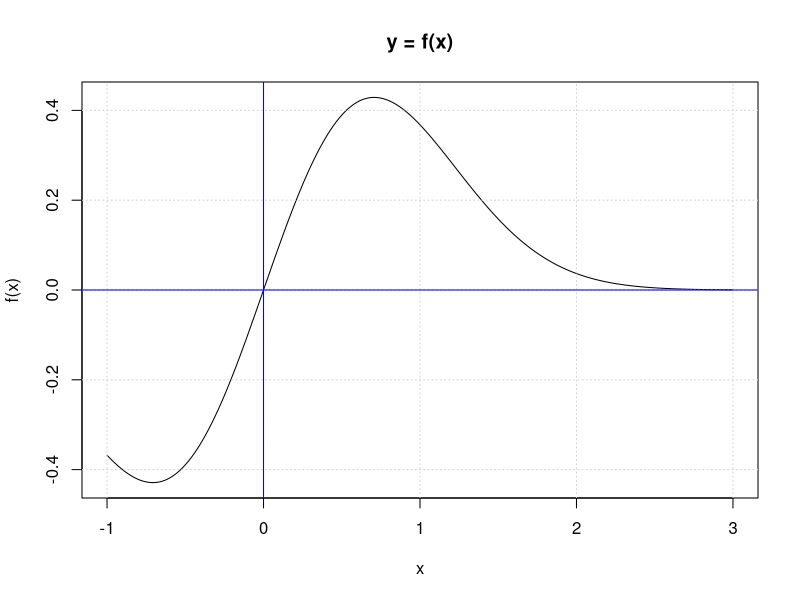
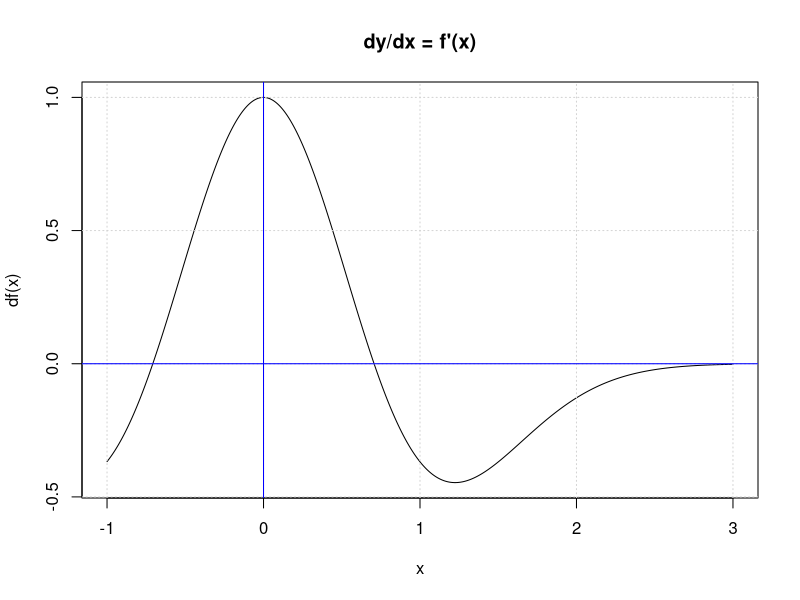
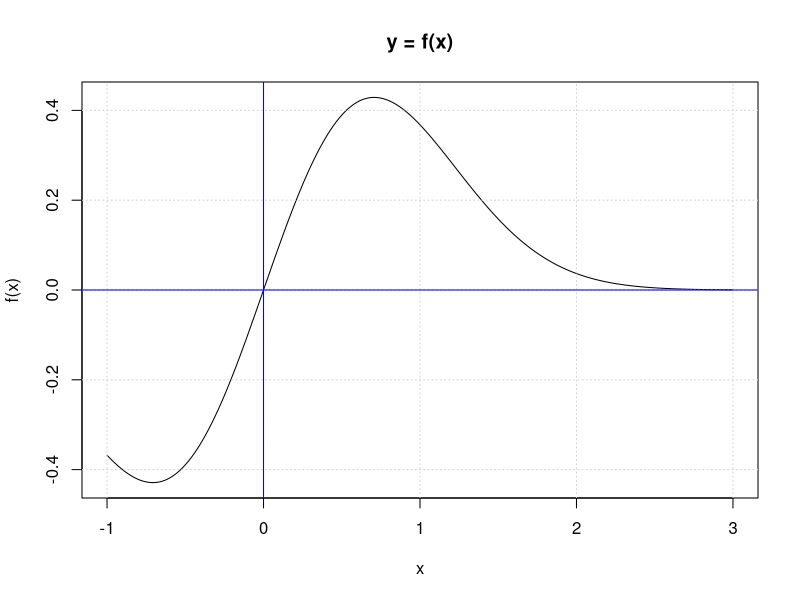
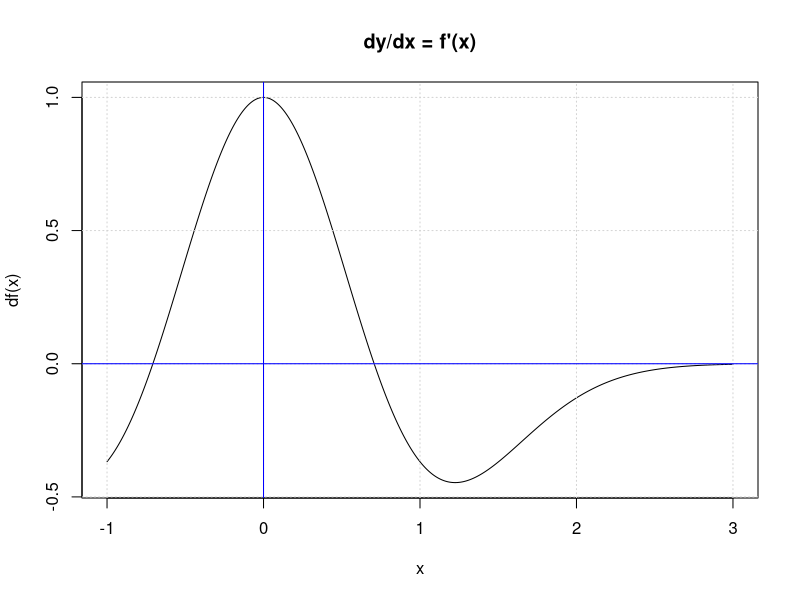
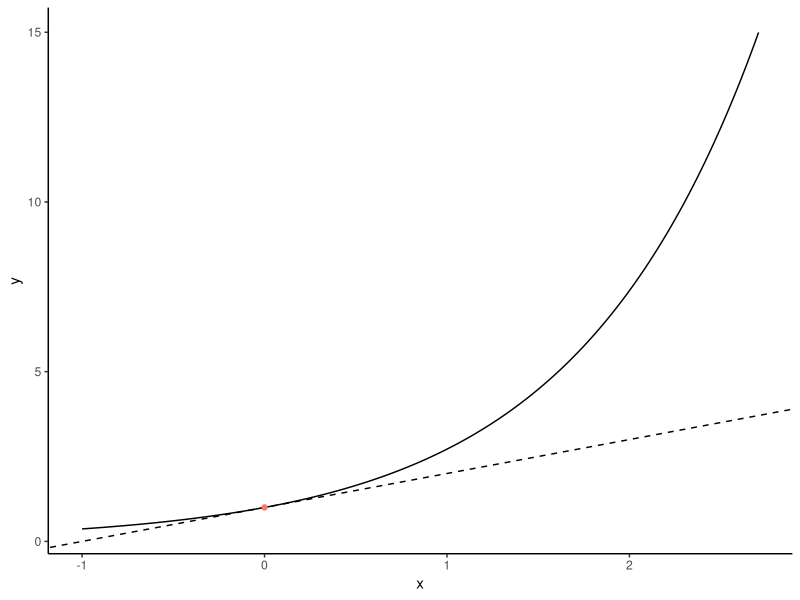
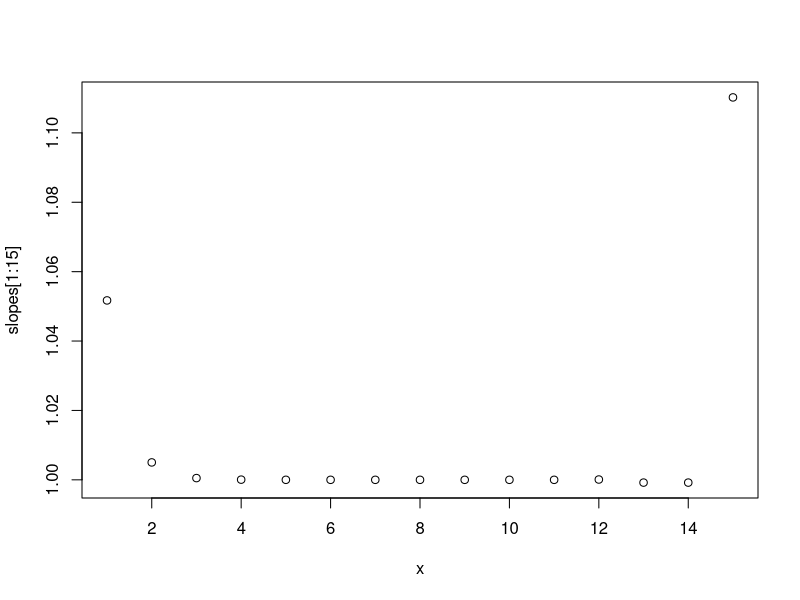
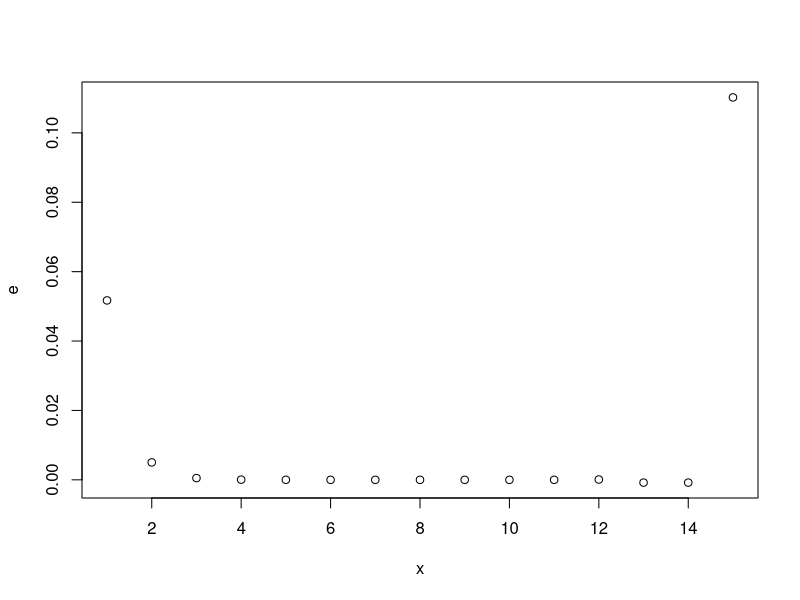
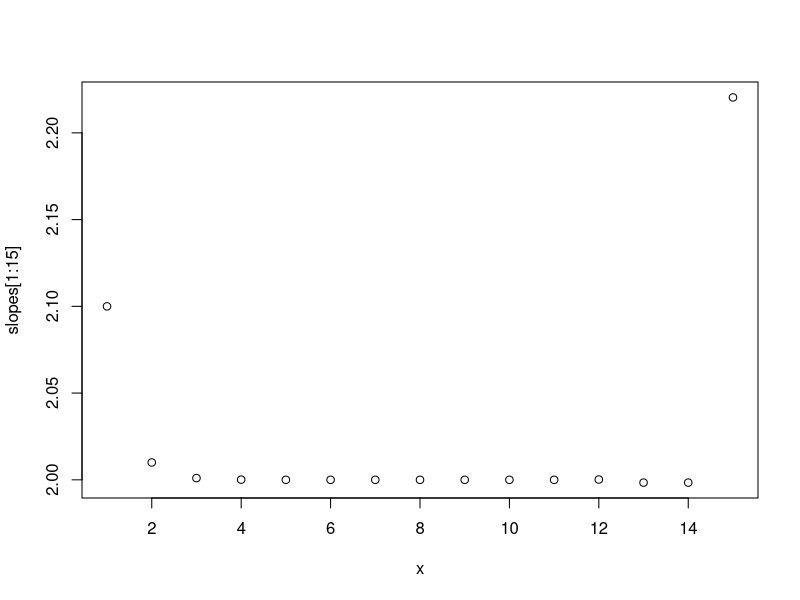

Source code (R) for these figures, in order:
## ---- chunk 1
D<-function(f,delta=.001) {
  fun=function(x){
  (f(x+delta)-f(x))/delta
  }
  return(fun)
}
f = function(x) {x*exp(-x^2)}
df = D(f)

x = seq(-1,3,length=1000)

plot(x,f(x),type='l',main="y = f(x)")
grid()
abline(0,0,col='blue')
abline(v=0,col='blue')
plot(x,df(x),type='l',main="dy/dx = f'(x)")
grid()
abline(0,0,col='blue')
abline(v=0,col='blue')
## ---- chunk 2
library(Deriv)
df = Deriv(f)
x = seq(-1,3,length=1000)

plot(x,f(x),type='l',main="y = f(x)")
grid()
abline(0,0,col='blue')
abline(v=0,col='blue')
plot(x,df(x),type='l',main="dy/dx = f'(x)")
grid()
abline(0,0,col='blue')
abline(v=0,col='blue')
## ---- chunk 3
Newton=function(f,x,max.its=50){
  res=x
  df=D(f)
  while (max.its>0) {
    x<-x-f(x)/df(x)
    res=c(res,x)
    max.its<-max.its-1
  }
  return(res)
}
options(digits = 12)
f=function(x) (cos(x))^2+sin(x)-1
Newton(f,4.25)
## ---- chunk 4
f = function(x) {exp(x)}
df = D(f)

x = seq(-1,3,length=1000)

y<-f(x)  
d_point<-data.frame(x,y)

x0<-0
y0<-f(0) #（0, 1）
k<-df(x0) # slope
b<-y0-k*x0  # intersecpt

library(ggplot2) 
p<-ggplot(subset(d_point,y<=15),aes(x,y))+
  theme_classic()+
  theme(legend.position="none")
p+geom_line()+geom_abline(intercept=b, slope=k,linetype=2)+geom_point(data=data.frame(x=0,y=1),aes(colour="red"))
## ---- chunk 5
f = function(x) {exp(x)}

slopes=function(f,x){
  df=D(f,delta = 10^-(1:20))
  return(df(x))
}

options(digits = 20)
(slopes=slopes(f,0))  # slope should be 1
x=c(1:15)
plot(x,slopes[1:15])
(e=(slopes[1:15]-1))
plot(x,e)
min(e)

## ---- chunk 6
f = function(x) {x^2}

slopes=function(f,x){
  df=D(f,delta = 10^-(1:20))
  return(df(x))
}

options(digits = 20)
(slopes=slopes(f,1))  # slope should be 2
x=c(1:15)
plot(x,slopes[1:15])
(e=(slopes[1:15]-1))
plot(x,e)
min(e)
